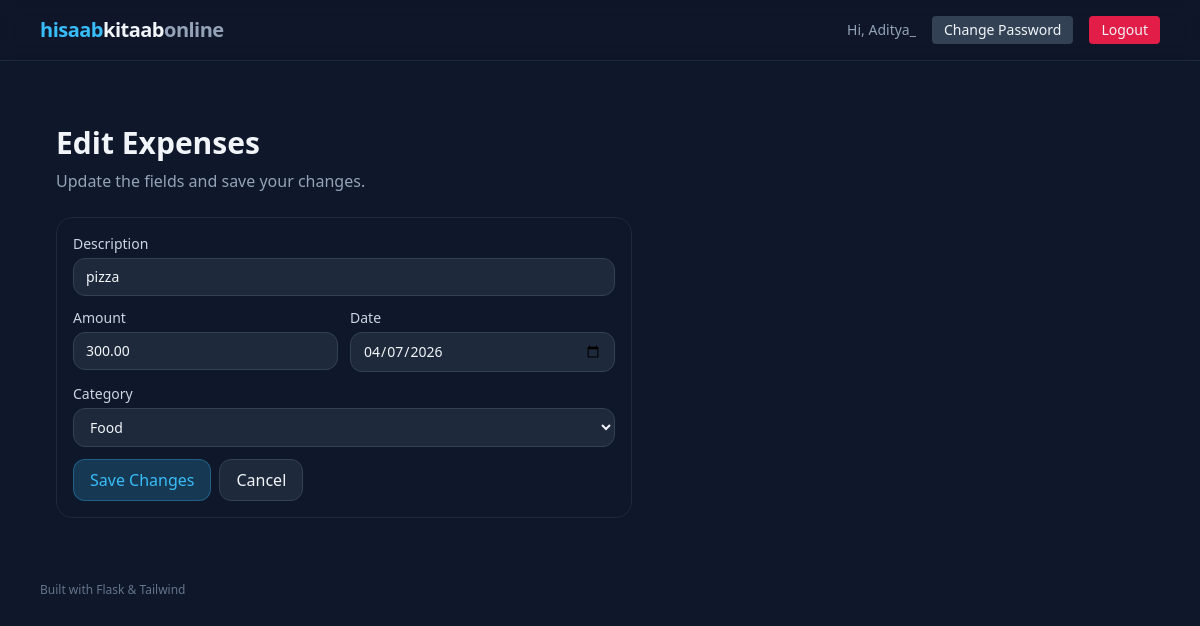
The app's page /edit/2 (signed in) with its own data.
### app.py (models this page shows, shortened)
class User(UserMixin, db.Model):
    id = db.Column(db.Integer, primary_key=True)
    username = db.Column(db.String(80), unique=True, nullable=False)
    email = db.Column(db.String(120), unique=True, nullable=False)
    password_hash = db.Column(db.String(255), nullable=False)
    expenses = db.relationship('Expenses', backref='user', lazy=True)

class Expenses(db.Model):
    id = db.Column(db.Integer, primary_key=True)
    description = db.Column(db.String(120), nullable=False)
    amount = db.Column(db.Float, nullable=False)
    category = db.Column(db.String(50), nullable=False)
    date = db.Column(db.Date, nullable=False)
    user_id = db.Column(db.Integer, db.ForeignKey('user.id'), nullable=False)

### app.py (the view, shortened to what this page needs)
    @app.route("/edit/<int:expense_id>", methods=["GET", "POST"])
    @login_required
    def edit(expense_id):
        expenses = Expenses.query.get_or_404(expense_id)
        if expenses.user_id != current_user.id:
            flash("Unauthorized access", "error")
            return redirect(url_for("dashboard"))
        return render_template("edit.html", expenses=expenses, categories=['Food','transport','Health','Utilities','Rent'],
    today=dt_date.today().isoformat())

### templates/edit.html (shortened to what this page needs)
{% extends "base.html" %}
{% block content %}
<main class="mx-auto max-w-6xl px-4 py-8">
  <h1 class="text-3xl font-semibold mb-2">Edit Expenses</h1>
  <p class="text-slate-400 mb-6">Update the fields and save your changes.</p>
  <section class="max-w-xl rounded-2xl border border-slate-800 bg-slate-900 p-4">
    <form method="post" action="{{ url_for('edit', expense_id=expenses.id) }}" class="space-y-3">
      <label class="block text-sm">
        <span class="mb-1 block text-slate-300">Description</span>
        <input
          name="description"
          value="{{ expenses.description }}"
          class="w-full rounded-xl bg-slate-800 border border-slate-700 px-3 py-2 text-slate-100"
        />
      </label>
      <div class="grid grid-cols-2 gap-3">
        <label class="block text-sm">
          <span class="mb-1 block text-slate-300">Amount</span>
          <input
            type="number"
            step="0.01"
            min="0.01"
            name="amount"
            value="{{ '%.2f'|format(expenses.amount) }}"
            class="w-full rounded-xl bg-slate-800 border border-slate-700 px-3 py-2 text-slate-100"
          />
        </label>
        <label class="block text-sm">
          <span class="mb-1 block text-slate-300">Date</span>
          <input
            type="date"
            name="date"
            value="{{ expenses.date.strftime('%Y-%m-%d') if expenses.date else today }}"
            class="w-full rounded-xl bg-slate-800 border border-slate-700 px-3 py-2 text-slate-100"
          />
        </label>
      </div>
      <label class="block text-sm">
        <span class="mb-1 block text-slate-300">Category</span>
        <select
          name="category"
          class="w-full rounded-xl bg-slate-800 border border-slate-700 px-3 py-2 text-slate-100"
        >
          {% for c in categories %}
            <option value="{{ c }}" {% if expenses.category == c %}selected{% endif %}>
              {{ c }}
            </option>
          {% endfor %}
        </select>
      </label>
      <div class="flex items-center gap-2">
        <button
          type="submit"
          class="rounded-xl bg-brand/20 hover:bg-brand/30 text-brand px-4 py-2 border border-brand/30"
        >
          Save Changes
        </button>
        <a
          href="{{ url_for('index') }}"
          class="rounded-xl bg-slate-800 hover:bg-slate-700 px-4 py-2 border border-slate-700"
        >
          Cancel
        </a>
      </div>
    </form>
  </section>
</main>
{% endblock %}

### templates/base.html (shortened to what this page needs)
<!DOCTYPE html>
<html lang="en" class="h-full">
  <head>
    <script src="https://cdn.tailwindcss.com"></script>
  </head>
  <body class="h-full bg-slate-900 text-slate-100">
    <header class="border-b border-slate-800 bg-slate-900/60 backdrop-blur">
      <div class="mx-auto max-w-6xl px-4 py-4 flex justify-between items-center">
  <a href="{{ url_for('dashboard') }}" class="text-xl font-bold tracking-tight">
    <span class="text-brand">hisaab</span>kitaab<span class="text-slate-400">online</span>
  </a>
  <div class="flex items-center gap-4">
    {% if current_user.is_authenticated %}
      <span class="text-sm text-slate-400">
        Hi, {{ current_user.username }}
      </span>
      <a href="{{ url_for('change_password') }}"
         class="text-sm px-3 py-1 rounded bg-slate-700 hover:bg-slate-600">
        Change Password
      </a>
      <a href="{{ url_for('logout') }}"
         class="text-sm px-3 py-1 rounded bg-rose-600 hover:bg-rose-500">
        Logout
      </a>
    {% endif %}
  </div>
    </header>
    <main class="mx-auto max-w-6xl px-4 py-8">
       {% block content %}{% endblock %}
    </main>
    <footer class="mx-auto max-w-6xl px-4 pb-8 text-xs text-slate-500">
      Built with Flask & Tailwind
    </footer>
  </body>
</html>

### records on screen
User: username "Aditya_"
Expenses: description "pizza", amount "300.00", date "04/07/2026", category "Food"
